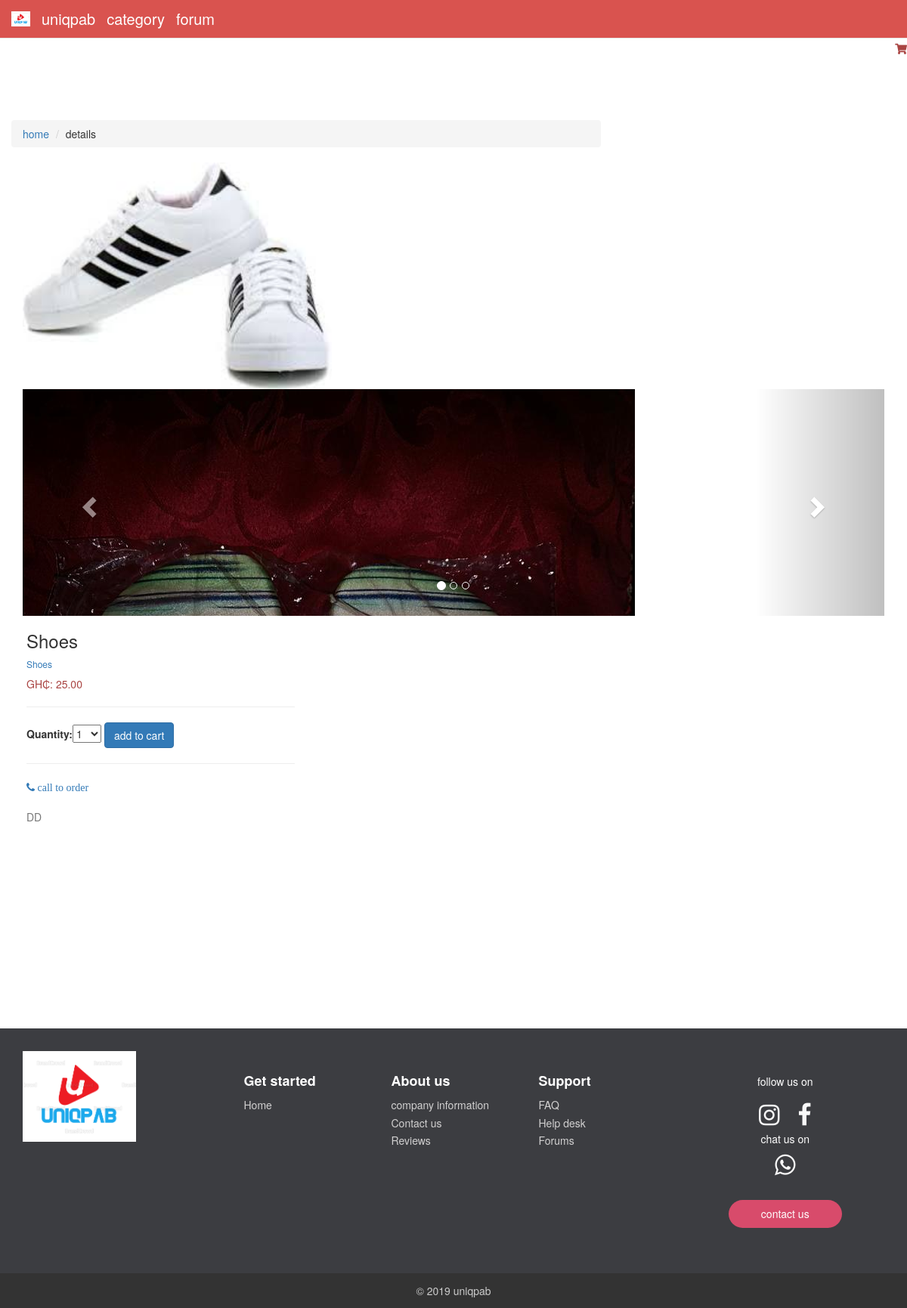
/6/shoes/, run on the app's committed database.
### shop/models.py (models this page shows, shortened)
class Product(models.Model):
    category = models.ForeignKey(Category, related_name='products_img', on_delete=models.CASCADE)
    name = models.CharField(max_length=100, db_index=True)
    slug = models.SlugField(max_length=100, db_index=True)
    description = models.TextField(blank=True)
    price = models.DecimalField(max_digits=10, decimal_places=2)
    available = models.BooleanField(default=True)
    stock = models.PositiveIntegerField()
    created_at = models.DateTimeField(auto_now_add=True)
    updated_at = models.DateTimeField(auto_now=True)
    image = models.ImageField(upload_to='products_img/%Y/%m/%d', blank=False,null=True)
    image1 = models.ImageField(upload_to='products_img/%Y/%m/%d', blank=True,null=True)
    image2 = models.ImageField(upload_to='products_img/%Y/%m/%d', blank=True,null=True)
    image3 = models.ImageField(upload_to='products_img/%Y/%m/%d', blank=True,null=True)
    class Meta:
        ordering = ('-name', )
        index_together = (('id', 'slug'),)

class Category(models.Model):
    name = models.CharField(max_length=150, db_index=True)
    slug = models.SlugField(max_length=150, unique=True ,db_index=True)
    created_at = models.DateTimeField(auto_now_add=True)
    updated_at = models.DateTimeField(auto_now=True)
    image = models.ImageField(upload_to='category_img/%Y/%m/%d', blank=False,null=True)
    class Meta:
        ordering = ('-created_at', )
        verbose_name = 'category'
        verbose_name_plural = 'categories'
    def __str__(self):
        return self.name
    def get_absolute_url(self):
        return reverse('shop:product_list_by_category', args=[self.slug])

### shop/views.py (the view)
# urls.py: url(r'^(?P<id>\d+)/(?P<slug>[-\w]+)/$', views.product_detail, name='product_detail'),
def product_detail(request, id, slug):
    product = get_object_or_404(Product, id=id, slug=slug, available=True)
    cart_product_form = CartAddProductForm()
    context = {
        'product': product,
        'cart_product_form': cart_product_form
    }
    return render(request, 'shop/product/detail.html', context)

### cart/forms.py
class CartAddProductForm(forms.Form):
    quantity = forms.TypedChoiceField(choices=PRODUCT_QUANTITY_CHOICES, coerce=int)
    update = forms.BooleanField(required=False, initial=False, widget=forms.HiddenInput)

### cart/cart.py (called while the page is built)
    def __len__(self):
        return sum(item['quantity'] for item in self.cart.values())

### cart/context_processors.py (called while the page is built)
def cart(request):
    return {'cart': Cart(request)}

### shop/templates/shop/product/detail.html (shortened to what this page needs)
{% extends 'shop/base.html' %}
{% load static %}
{% block content %}
<div class="container">
    <div class="row" style="margin-top: 6%">
        <div class="col-sm-8 blog-main">
            <div class="blog-post">
                <div class="row">
                    <div class="card">
                        <div class="card-body">
                            <nav aria-label="Page breadcrumb">
                                <ol class="breadcrumb">
                                    <li class="breadcrumb-item active" aria-current="page"><a href="{% url 'shop:allproductlist' %}">home</a></li>
                                    <li class="breadcrumb-item">details</li>
                                </ol>
                            </nav>
                            <div class="col-md-6 text-right">
                                <img src="{% if product.image %} {{ product.image.url }} {% else %} {% static 'img/default.jpg' %} {% endif %}"
                                    alt="..." style="height: 300px; width: auto">
                            </div>
                            <div class="row mb-5 thumbs text-center">
                                {% if product.image1 %}
                                <div class="col-sm-4 col-md-4 col-lg-4">
                                </div>
                                {% endif %}
                                {% if product.image2 %}
                                <div class=" col-sm-4  col-md-4 col-lg-4">
                                </div>
                                {% endif %}
                                {% if product.image3 %}
                                <div class="col-sm-4  col-md-4 col-lg-4">
                                </div>
                                {% endif %}
                            </div>
<!DOCTYPE html>
{% load static %}
<link rel="stylesheet" href="https://maxcdn.bootstrapcdn.com/bootstrap/3.3.7/css/bootstrap.min.css">
<link rel="stylesheet" href=" {% static 'css/carousel_style.css' %} ">
    <div class="container">
      <div id="logoCarousel" class="carousel slide" data-ride="carousel">
        <ol class="carousel-indicators black">
          <li data-target="#logoCarousel" data-slide-to="0" class="active"></li>
          <li data-target="#logoCarousel" data-slide-to="1"></li>
          <li data-target="#logoCarousel" data-slide-to="2"></li>
        </ol>
        <div class="carousel-inner">
          <div class="item active">
            {% if  product.image2 %}
             <img src=" {{  product.image2.url  }} " alt="no image available" >
            {% endif %}
            <div class="carousel-caption">
            </div>
          </div>
        <a class="left carousel-control" href="#logoCarousel" data-slide="prev">
          <span class="glyphicon glyphicon-chevron-left"></span>
        </a>
        <a class="right carousel-control" href="#logoCarousel" data-slide="next">
          <span class="glyphicon glyphicon-chevron-right"></span>
        </a>
      </div>
    </div>
    </div>
                            <div class="col-md-6" style="padding-left: 20px">
                                <h3>{{ product.name }}</h3>
                                <h6><a href="{{ product.category.get_absolute_url }}">{{ product.category }}</a></h6>
                                <p class="text-danger">GH₵: {{ product.price }}</p>
                                <form action="{% url "cart:cart_add" product.id %}" method="post">
                                    <hr>
                                    {{ cart_product_form }}
                                    <input type="submit" value="add to cart" class="btn btn-primary"> <br>
                                </form>
                                <hr>
                                <a class="" href="tel:+233246394796">
                                    <i class="fa fa-phone" aria-hidden="true"> call to order</i><br>
                                   </a>
                                <br>
                                <p class="text-muted">{{ product.description|safe|linebreaksbr }}</p>
                            </div>
                        </div>
                    </div>
                </div>
            </div>
        </div>
    </div>
</div>
{% endblock %}

### shop/static/css/styles.css (style rules this page uses)
.blog-post { margin-bottom: 60px; }

### shop/static/css/carousel_style.css (style rules this page uses)
.carousel .item { height: 300px; }
.item img { position: absolute; object-fit:cover; top: 0; left: 0; min-height: 300px; }

### shop/static/css/Footer-with-button-logo.css (style rules this page uses)
html { height: 100%; }
body { display: flex; display: -webkit-flex; flex-direction: column; -webkit-flex-direction: column; height: 100%; }

### data on the page
Product: image (picture), image2 (picture), name "Shoes", category "Shoes", price "25.00", description "DD"
